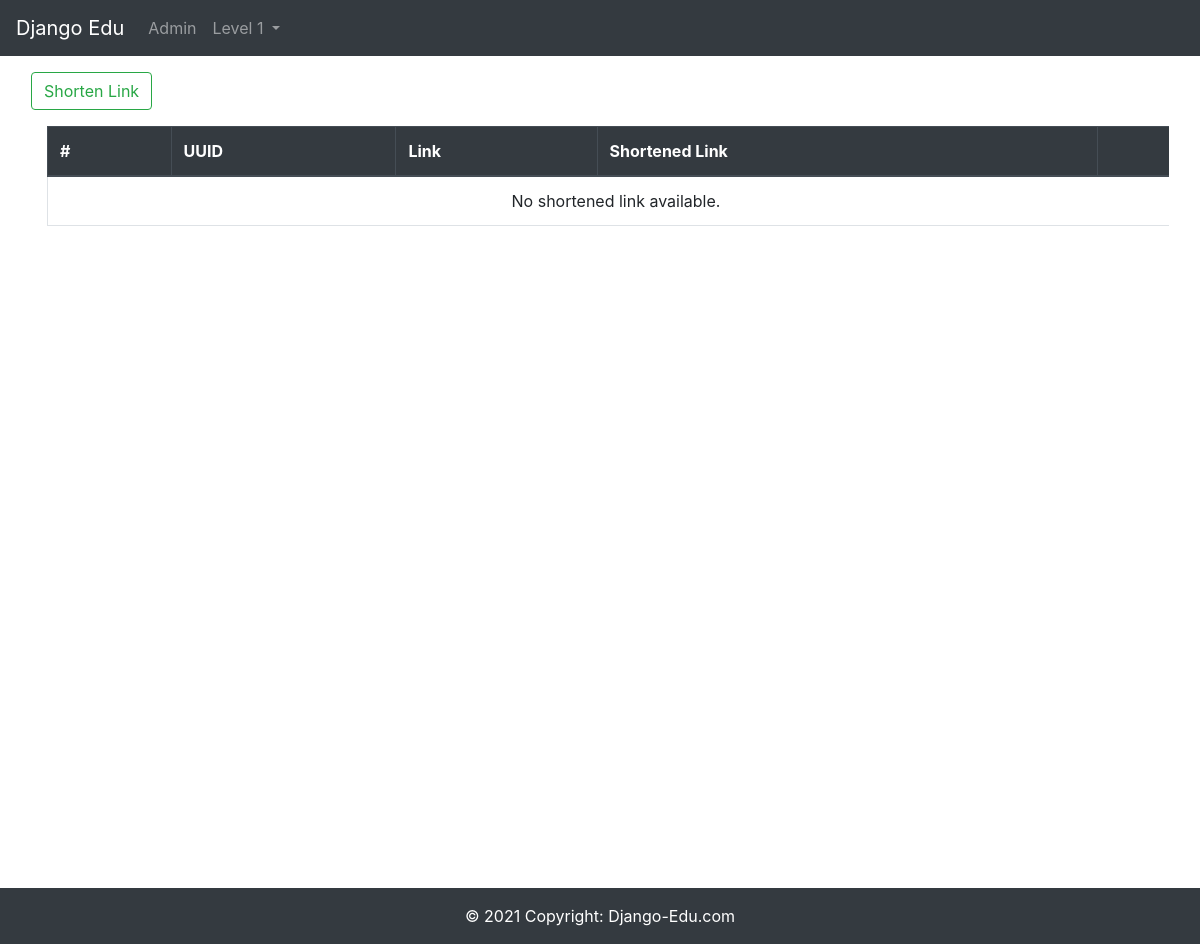
The page /urlshorteners/ on the database as committed earlier.
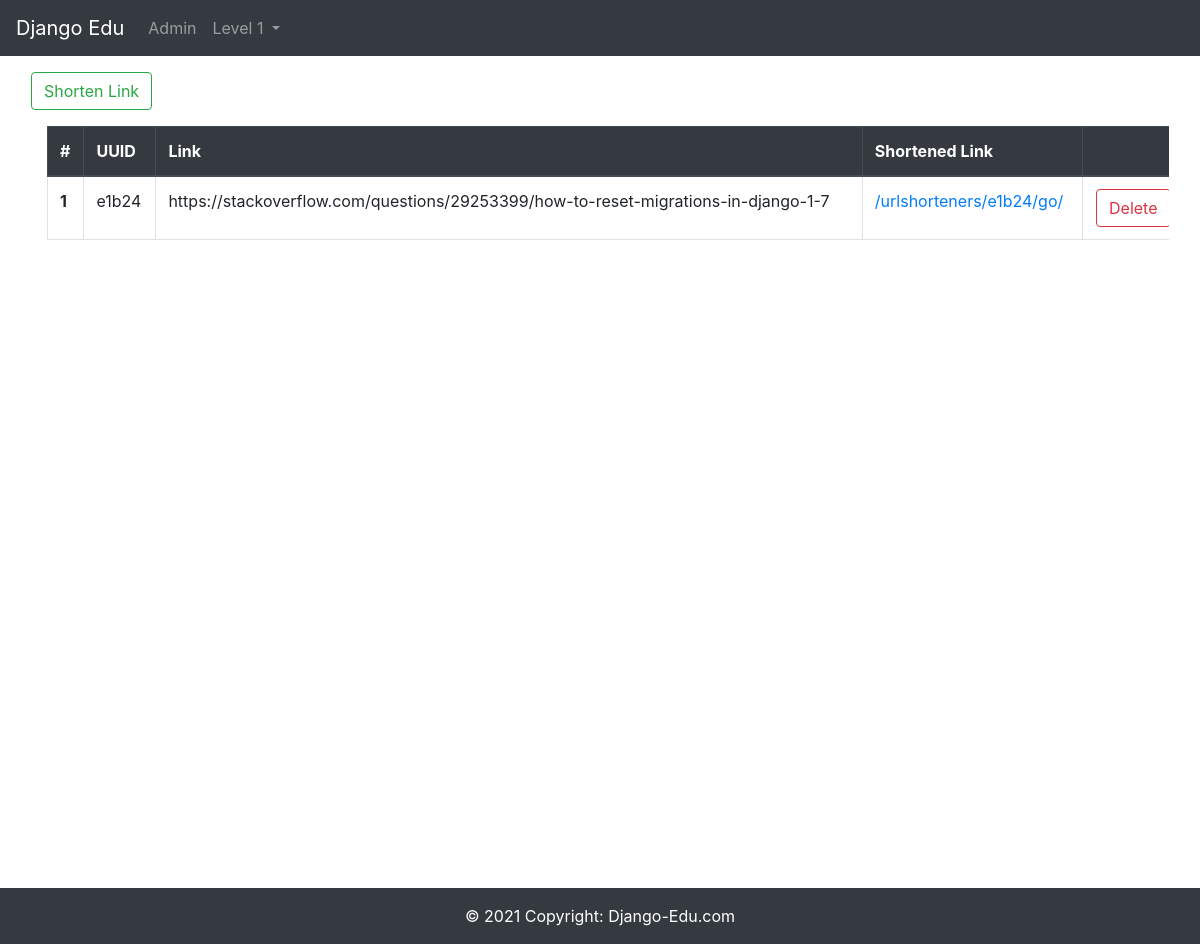
The same page on the database as committed later.
### urlshorteners/models.py (models this page shows, shortened)
class ShortenedUrl(models.Model):
    uuid = models.CharField(max_length=10)
    link = models.CharField(max_length=255)
    date_created = models.DateTimeField(default=timezone.now)

### urlshorteners/views.py (the view)
# urls.py: path('', views.index, name='index'),
def index(request):
    return render(request, 'urlshorteners/index.html',  {
        'urls': ShortenedUrl.objects.all().order_by('id').reverse(),
    })

### urlshorteners/templates/urlshorteners/index.html (shortened to what this page needs)
{% extends 'layouts/base.html' %}
{% block content %}
<div class="container-fluid">
  <button
    type="button"
    class="btn btn-outline-success"
    data-toggle="modal"
    data-target="#modal-shorten-link"
  >
    Shorten Link
  </button>
  <div class="table-responsive">
    <table class="table table-bordered table-hover m-3">
      <thead class="thead-dark">
        <tr>
          <th scope="col">#</th>
          <th scope="col">UUID</th>
          <th scope="col">Link</th>
          <th scope="col">Shortened Link</th>
          <th scope="col"></th>
        </tr>
      </thead>
      <tbody>
        {% if urls|length > 0 %}
          {% for url in urls %}
          <tr>
            <th scope="row">{{ url.id }}</th>
            <td>{{ url.uuid }}</td>
            <td>{{ url.link }}</td>
            <td>
              <a
                href="{% url 'urlshorteners:go' url.uuid %}"
                target="_blank"
                rel="noopener noreferrer"
                >{% url 'urlshorteners:go' url.uuid %}</a
              >
            </td>
            <td class="text-center">
              <button
                type="button"
                class="btn btn-outline-danger btn-delete-shorten-link"
                data-url-id="{{ url.id }}"
              >
                Delete
              </button>
            </td>
          </tr>
          {% endfor %}
        {% else %}
        <td colspan="5" class="text-center">No shortened link available.</td>
        {% endif %}
      </tbody>
    </table>
  </div>
</div>
{% endblock content %}

### templates/layouts/base.html (shortened to what this page needs)
<!DOCTYPE html>
<html lang="en">
  <head>
    <link
      rel="stylesheet"
      href="https://stackpath.bootstrapcdn.com/bootstrap/4.4.1/css/bootstrap.min.css"
    />
  </head>
  <body>
    {% include 'partials/header.html' %}
    <main class="min-vh-100 m-3">
      {% block content %}{% endblock content %}
    </main>
    {% include 'partials/footer.html' %}
  </body>
</html>

### templates/partials/header.html (shortened to what this page needs)
<header>
  <nav class="navbar navbar-expand-lg navbar-dark bg-dark">
    <a class="navbar-brand" href="{% url 'index' %}">Django Edu</a>
    <div class="collapse navbar-collapse" id="navbarNavAltMarkup">
      <div class="navbar-nav">
        <a
          class="nav-item nav-link"
          href="{% url 'admin:index' %}"
          target="_blank"
          rel="noopener noreferrer"
        >
          Admin
        </a>
        <li class="nav-item dropdown">
          <a
            class="nav-link dropdown-toggle"
            href="#"
            id="navbarDropdown"
            role="button"
            data-toggle="dropdown"
            aria-haspopup="true"
            aria-expanded="false"
          >
            Level 1
          </a>
        </li>
      </div>
    </div>
  </nav>
</header>

### templates/partials/footer.html
<footer>
  <div class="text-center p-3 bg-dark text-white">
    © 2021 Copyright:
    <a class="text-white" href="/">Django-Edu.com</a>
  </div>
</footer>

Rows that differ between the two databases and show on the page:
added ShortenedUrl: id "1", uuid "e1b24", link "https://stackoverflow.com/questions/29253399/how-to-reset-migrations-in-django-1-7", uuid "/urlshorteners/e1b24/go/"
Other text that changed with them:
text no longer shown: "No shortened link available."
